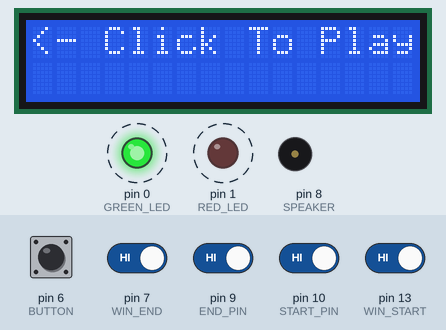
Recording of a sketch running on a simulated Arduino Uno, built with avr-gcc and run on an emulated ATmega328P. On the bench: 16×2 character LCD, output pins drawn as LEDs (lit = HIGH), buzzer (waves = sounding). Dashed ring = blinking. The test bench sets the inputs (shaded band); at power-on: pin 7 (WIN_END), pin 9 (END_PIN), pin 10 (START_PIN), pin 13 (WIN_START) HIGH, pin 6 (BUTTON) LOW.

Above: at 0.96 s.
1.3 s: pin 6 (BUTTON) pulled HIGH for 0.5 s
At 1.57 s:
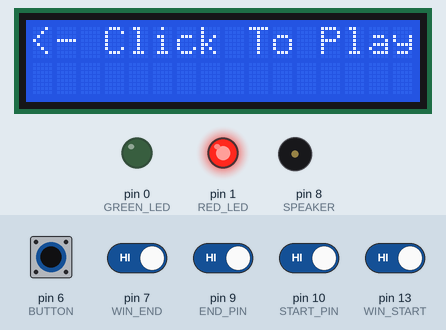
At 2.4 s:
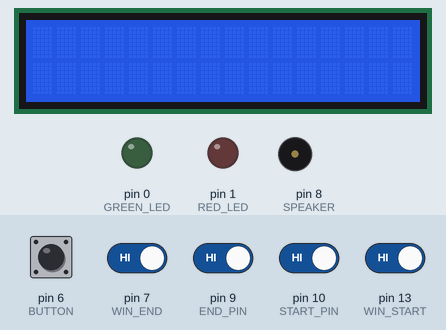
3.3 s: pin 6 (BUTTON) driven HIGH and pin 7 (WIN_END) driven LOW and pin 9 (END_PIN) driven LOW and pin 10 (START_PIN) driven LOW and pin 13 (WIN_START) driven LOW
At 8.4 s:
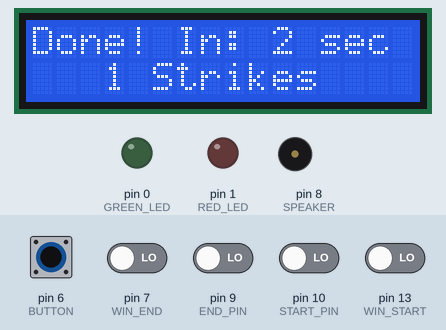
Timing chart, 0 to 9.9 s (numbered marks = the images above; inputs shaded):
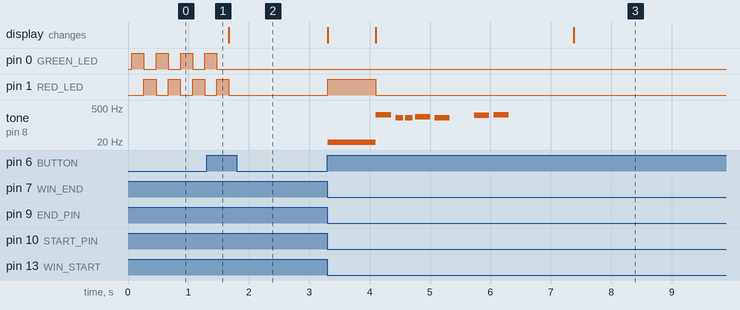

The sketch:

main.ino
```cpp
#include <LiquidCrystal.h>
// initialize the library with the numbers of the interface pins
LiquidCrystal lcd(12, 11, 5, 4, 3, 2);

//Define Leds
const int GREEN_LED = 0;
const int RED_LED = 1;
//Define Button
const int BUTTON = 6;
//Define Buzzer
const int SPEAKER = 8;
//Define Start & End
const int END_PIN = 9;
const int START_PIN = 10;
const int WIN_START = 13;
const int WIN_END = 7;

//Global Variables
const char helloMsg[] = "<- Click To Play", touchMsg[] = "TOUCH!", winMsg[] = "Done! In: ";
int btnClicks = 0, strikes = 0;
int start, end_, win_start, win_end;
unsigned long startTime, currentTime, totalTime;

//Define Tones
#define NOTE_C4 262
#define NOTE_G3 196
#define NOTE_A3 220
#define NOTE_B3 247
int winMelody[] = {
    NOTE_C4, NOTE_G3, NOTE_G3, NOTE_A3, NOTE_G3, 0, NOTE_B3, NOTE_C4};
// note durations: 4 = quarter note, 8 = eighth note, etc.:
int noteDurations[] = {
    4, 8, 8, 4, 4, 4, 4, 4};

// State definitions
#define IDLE 0
#define START_GAME 1
#define FINISH 2
#define RESET 3
int state = 0;

void setup()
{
  // set up the LCD's number of columns and rows:
  lcd.begin(16, 2);
  pinMode(GREEN_LED, OUTPUT);
  pinMode(RED_LED, OUTPUT);
  pinMode(SPEAKER, OUTPUT);
  pinMode(BUTTON, INPUT);
  pinMode(END_PIN, INPUT_PULLUP);
  pinMode(START_PIN, INPUT_PULLUP);
  pinMode(WIN_START, INPUT_PULLUP);
  pinMode(WIN_END, INPUT_PULLUP);
}

void loop()
{
  switch (state)
  {

  case IDLE:
    lcd.setCursor(0, 0);
    lcd.print(helloMsg);
    blinkAllLeds();

    // if a click was performed game starts.
    if (digitalRead(BUTTON))
    {
      btnClicks++;
      startTime = millis();
      state = START_GAME;
    }
    break;

  case START_GAME:
    lcd.clear();
    start = digitalRead(START_PIN);
    end_ = digitalRead(END_PIN);
    win_start = digitalRead(WIN_START);
    win_end = digitalRead(WIN_END);
    if (start == LOW && end_ == LOW)
    {
      strikes++;
      lcd.setCursor(5, 0);
      lcd.print(touchMsg);
      beep();
    }
    if (win_start == LOW && win_end == LOW)
    {
      state = FINISH;
    }
    break;

  case FINISH:
    currentTime = millis();
    totalTime = currentTime - startTime;
    lcd.clear();
    playWinSong();
    lcd.setCursor(0, 0);
    lcd.print(winMsg);
    lcd.print(totalTime / 1000);
    lcd.print(" sec");
    lcd.setCursor(3, 1);
    lcd.print(strikes);
    lcd.print(" Strikes");
    delay(5000);
    state = RESET;

    break;

  case RESET:
    btnClicks = 0;
    strikes = 0;
    startTime = 0;
    currentTime = 0;
    totalTime = 0;
    lcd.clear();
    delay(5000);
    state = IDLE;
    break;

  default:
    break;
  }
}

void blinkAllLeds()
{
  digitalWrite(GREEN_LED, HIGH);
  delay(200);
  digitalWrite(GREEN_LED, LOW);
  digitalWrite(RED_LED, HIGH);
  delay(200);
  digitalWrite(RED_LED, LOW);
}

void playWinSong()
{
  for (int thisNote = 0; thisNote < 8; thisNote++)
  {
    digitalWrite(GREEN_LED, HIGH);
    digitalWrite(RED_LED, HIGH);
    int noteDuration = 1000 / noteDurations[thisNote];
    tone(SPEAKER, winMelody[thisNote], noteDuration);
    digitalWrite(GREEN_LED, LOW);
    digitalWrite(RED_LED, LOW);
    int pauseBetweenNotes = noteDuration * 1.30;
    delay(pauseBetweenNotes);
    noTone(SPEAKER);
  }
  delay(1000);
}

void blinkWin()
{

  digitalWrite(GREEN_LED, HIGH);
  digitalWrite(RED_LED, HIGH);
  delay(300);
  digitalWrite(GREEN_LED, LOW);
  digitalWrite(RED_LED, LOW);
}

void beep()
{
  tone(SPEAKER, HIGH);
  digitalWrite(RED_LED, HIGH);
  delay(800);
  noTone(SPEAKER);
  digitalWrite(RED_LED, LOW);
}
```

Measured:
- after the input at 1.3 s, pin 0 (GREEN_LED): goes on until 1.5 s, then stays LOW; pin 1 (RED_LED): goes on until 1.7 s, then stays LOW
- after the input at 3.3 s, pin 1 (RED_LED): LOW → HIGH at once, → LOW 0.80 s later; tone on pin 8 (SPEAKER): plays 1 Hz for 0.80 s, 262 Hz for 0.25 s, 196 Hz for 0.13 s, 196 Hz for 0.13 s, 220 Hz for 0.25 s, 196 Hz for 0.25 s … (8 notes in this stretch), starting at once; the display: first changes at once (image 3 shows a later state)
- by itself, pin 0 (GREEN_LED), pin 1 (RED_LED): alternates HIGH for 0.20 s and LOW for 0.20 s
